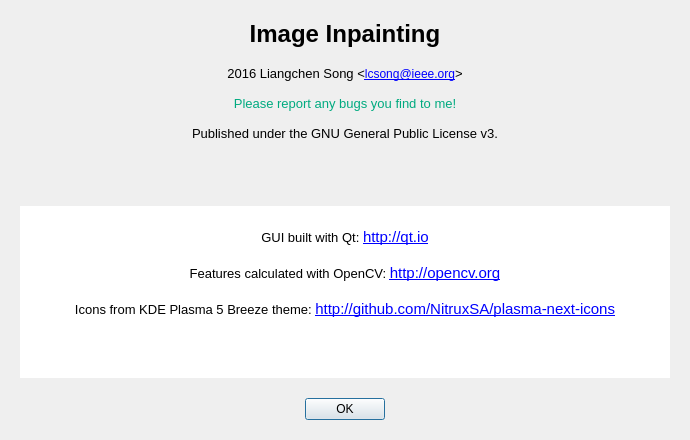
<?xml version="1.0" encoding="UTF-8"?>
<ui version="4.0">
 <class>windowAbout</class>
 <widget class="QDialog" name="windowAbout">
  <property name="windowModality">
   <enum>Qt::WindowModal</enum>
  </property>
  <property name="geometry">
   <rect>
    <x>0</x>
    <y>0</y>
    <width>690</width>
    <height>440</height>
   </rect>
  </property>
  <property name="sizePolicy">
   <sizepolicy hsizetype="Fixed" vsizetype="Fixed">
    <horstretch>0</horstretch>
    <verstretch>0</verstretch>
   </sizepolicy>
  </property>
  <property name="minimumSize">
   <size>
    <width>690</width>
    <height>440</height>
   </size>
  </property>
  <property name="maximumSize">
   <size>
    <width>690</width>
    <height>440</height>
   </size>
  </property>
  <property name="contextMenuPolicy">
   <enum>Qt::NoContextMenu</enum>
  </property>
  <property name="windowTitle">
   <string>About</string>
  </property>
  <property name="layoutDirection">
   <enum>Qt::LeftToRight</enum>
  </property>
  <property name="autoFillBackground">
   <bool>false</bool>
  </property>
  <property name="modal">
   <bool>true</bool>
  </property>
  <layout class="QVBoxLayout" name="verticalLayout">
   <property name="spacing">
    <number>20</number>
   </property>
   <property name="leftMargin">
    <number>20</number>
   </property>
   <property name="topMargin">
    <number>20</number>
   </property>
   <property name="rightMargin">
    <number>20</number>
   </property>
   <property name="bottomMargin">
    <number>20</number>
   </property>
   <item>
    <layout class="QHBoxLayout" name="horizontalLayout">
     <property name="spacing">
      <number>15</number>
     </property>
     <property name="sizeConstraint">
      <enum>QLayout::SetMinimumSize</enum>
     </property>
     <item alignment="Qt::AlignHCenter|Qt::AlignVCenter">
      <widget class="QLabel" name="label_3">
       <property name="sizePolicy">
        <sizepolicy hsizetype="Minimum" vsizetype="Preferred">
         <horstretch>0</horstretch>
         <verstretch>0</verstretch>
        </sizepolicy>
       </property>
       <property name="minimumSize">
        <size>
         <width>510</width>
         <height>0</height>
        </size>
       </property>
       <property name="maximumSize">
        <size>
         <width>510</width>
         <height>16777215</height>
        </size>
       </property>
       <property name="text">
        <string>&lt;!DOCTYPE HTML PUBLIC &quot;-//W3C//DTD HTML 4.0//EN&quot; &quot;http://www.w3.org/TR/REC-html40/strict.dtd&quot;&gt;
&lt;html&gt;&lt;head&gt;&lt;meta name=&quot;qrichtext&quot; content=&quot;1&quot; /&gt;&lt;style type=&quot;text/css&quot;&gt;
p, li { white-space: pre-wrap; }
&lt;/style&gt;&lt;/head&gt;&lt;body style=&quot; font-family:'SimSun'; font-size:9pt; font-weight:400; font-style:normal;&quot;&gt;
&lt;p align=&quot;center&quot; style=&quot; margin-top:0px; margin-bottom:0px; margin-left:0px; margin-right:0px; -qt-block-indent:0; text-indent:0px;&quot;&gt;&lt;span style=&quot; font-family:'Sans'; font-size:18pt; font-weight:600; color:#000000;&quot;&gt;Image Inpainting&lt;/span&gt;&lt;/p&gt;
&lt;p align=&quot;center&quot; style=&quot;-qt-paragraph-type:empty; margin-top:0px; margin-bottom:0px; margin-left:0px; margin-right:0px; -qt-block-indent:0; text-indent:0px; font-family:'Ubuntu'; font-size:11pt;&quot;&gt;&lt;br /&gt;&lt;/p&gt;
&lt;p align=&quot;center&quot; style=&quot; margin-top:0px; margin-bottom:0px; margin-left:0px; margin-right:0px; -qt-block-indent:0; text-indent:0px;&quot;&gt;&lt;span style=&quot; font-family:'Sans'; font-size:10pt;&quot;&gt;2016 Liangchen Song &amp;lt;&lt;/span&gt;&lt;a href=&quot;mailto:lcsong@ieee.org&quot;&gt;&lt;span style=&quot; text-decoration: underline; color:#0000ff;&quot;&gt;lcsong@ieee.org&lt;/span&gt;&lt;/a&gt;&lt;span style=&quot; font-family:'Sans'; font-size:10pt;&quot;&gt;&amp;gt;&lt;/span&gt;&lt;/p&gt;
&lt;p align=&quot;center&quot; style=&quot;-qt-paragraph-type:empty; margin-top:0px; margin-bottom:0px; margin-left:0px; margin-right:0px; -qt-block-indent:0; text-indent:0px; font-family:'Sans'; font-size:10pt;&quot;&gt;&lt;br /&gt;&lt;/p&gt;
&lt;p align=&quot;center&quot; style=&quot; margin-top:0px; margin-bottom:0px; margin-left:0px; margin-right:0px; -qt-block-indent:0; text-indent:0px;&quot;&gt;&lt;span style=&quot; font-size:10pt; color:#00aa7f;&quot;&gt;Please report&lt;/span&gt;&lt;span style=&quot; font-size:10pt; color:#00aa7f;&quot;&gt; any &lt;/span&gt;&lt;span style=&quot; font-size:10pt; color:#00aa7f;&quot;&gt;bugs&lt;/span&gt;&lt;span style=&quot; font-size:10pt; color:#00aa7f;&quot;&gt; you find to me!&lt;/span&gt;&lt;/p&gt;
&lt;p align=&quot;center&quot; style=&quot;-qt-paragraph-type:empty; margin-top:0px; margin-bottom:0px; margin-left:0px; margin-right:0px; -qt-block-indent:0; text-indent:0px; font-family:'Sans'; font-size:10pt;&quot;&gt;&lt;br /&gt;&lt;/p&gt;
&lt;p align=&quot;center&quot; style=&quot; margin-top:0px; margin-bottom:0px; margin-left:0px; margin-right:0px; -qt-block-indent:0; text-indent:0px;&quot;&gt;&lt;span style=&quot; font-family:'Sans'; font-size:10pt;&quot;&gt;Published under the GNU General Public License v3.&lt;/span&gt;&lt;/p&gt;
&lt;p align=&quot;center&quot; style=&quot;-qt-paragraph-type:empty; margin-top:0px; margin-bottom:0px; margin-left:0px; margin-right:0px; -qt-block-indent:0; text-indent:0px; font-family:'Sans'; font-size:10pt;&quot;&gt;&lt;br /&gt;&lt;/p&gt;
&lt;p style=&quot;-qt-paragraph-type:empty; margin-top:0px; margin-bottom:0px; margin-left:0px; margin-right:0px; -qt-block-indent:0; text-indent:0px; font-family:'Sans'; font-size:10pt;&quot;&gt;&lt;br /&gt;&lt;/p&gt;
&lt;p style=&quot;-qt-paragraph-type:empty; margin-top:0px; margin-bottom:0px; margin-left:0px; margin-right:0px; -qt-block-indent:0; text-indent:0px; font-family:'Sans'; font-size:10pt;&quot;&gt;&lt;br /&gt;&lt;/p&gt;&lt;/body&gt;&lt;/html&gt;</string>
       </property>
       <property name="textFormat">
        <enum>Qt::RichText</enum>
       </property>
      </widget>
     </item>
    </layout>
   </item>
   <item>
    <widget class="QTextEdit" name="textEdit">
     <property name="sizePolicy">
      <sizepolicy hsizetype="Expanding" vsizetype="Expanding">
       <horstretch>0</horstretch>
       <verstretch>0</verstretch>
      </sizepolicy>
     </property>
     <property name="cursor" stdset="0">
      <cursorShape>ArrowCursor</cursorShape>
     </property>
     <property name="frameShape">
      <enum>QFrame::NoFrame</enum>
     </property>
     <property name="readOnly">
      <bool>true</bool>
     </property>
     <property name="html">
      <string>&lt;!DOCTYPE HTML PUBLIC &quot;-//W3C//DTD HTML 4.0//EN&quot; &quot;http://www.w3.org/TR/REC-html40/strict.dtd&quot;&gt;
&lt;html&gt;&lt;head&gt;&lt;meta name=&quot;qrichtext&quot; content=&quot;1&quot; /&gt;&lt;style type=&quot;text/css&quot;&gt;
p, li { white-space: pre-wrap; }
&lt;/style&gt;&lt;/head&gt;&lt;body style=&quot; font-family:'SimSun'; font-size:9pt; font-weight:400; font-style:normal;&quot;&gt;
&lt;p align=&quot;center&quot; style=&quot;-qt-paragraph-type:empty; margin-top:0px; margin-bottom:0px; margin-left:0px; margin-right:0px; -qt-block-indent:0; text-indent:0px; font-family:'Ubuntu'; font-size:11pt;&quot;&gt;&lt;br /&gt;&lt;/p&gt;
&lt;p align=&quot;center&quot; style=&quot; margin-top:0px; margin-bottom:0px; margin-left:0px; margin-right:0px; -qt-block-indent:0; text-indent:0px;&quot;&gt;&lt;span style=&quot; font-family:'Sans'; font-size:10pt;&quot;&gt;GUI built with Qt: &lt;/span&gt;&lt;a href=&quot;http://qt.io&quot;&gt;&lt;span style=&quot; font-family:'Ubuntu'; font-size:11pt; text-decoration: underline; color:#0000ff;&quot;&gt;http://qt.io&lt;/span&gt;&lt;/a&gt;&lt;/p&gt;
&lt;p align=&quot;center&quot; style=&quot;-qt-paragraph-type:empty; margin-top:0px; margin-bottom:0px; margin-left:0px; margin-right:0px; -qt-block-indent:0; text-indent:0px; font-family:'Ubuntu'; font-size:11pt; text-decoration: underline; color:#0000ff;&quot;&gt;&lt;br /&gt;&lt;/p&gt;
&lt;p align=&quot;center&quot; style=&quot; margin-top:0px; margin-bottom:0px; margin-left:0px; margin-right:0px; -qt-block-indent:0; text-indent:0px;&quot;&gt;&lt;span style=&quot; font-family:'Sans'; font-size:10pt;&quot;&gt;Features calculated with OpenCV: &lt;/span&gt;&lt;a href=&quot;http://opencv.org&quot;&gt;&lt;span style=&quot; font-family:'Ubuntu'; font-size:11pt; text-decoration: underline; color:#0000ff;&quot;&gt;http://opencv.org&lt;/span&gt;&lt;/a&gt;&lt;/p&gt;
&lt;p align=&quot;center&quot; style=&quot;-qt-paragraph-type:empty; margin-top:0px; margin-bottom:0px; margin-left:0px; margin-right:0px; -qt-block-indent:0; text-indent:0px; font-family:'Ubuntu'; font-size:11pt; text-decoration: underline; color:#0000ff;&quot;&gt;&lt;br /&gt;&lt;/p&gt;
&lt;p align=&quot;center&quot; style=&quot; margin-top:0px; margin-bottom:0px; margin-left:0px; margin-right:0px; -qt-block-indent:0; text-indent:0px;&quot;&gt;&lt;span style=&quot; font-family:'Sans'; font-size:10pt;&quot;&gt;Icons from KDE Plasma 5 Breeze theme: &lt;/span&gt;&lt;a href=&quot;http://github.com/NitruxSA/plasma-next-icons&quot;&gt;&lt;span style=&quot; font-family:'Ubuntu'; font-size:11pt; text-decoration: underline; color:#0000ff;&quot;&gt;http://github.com/NitruxSA/plasma-next-icons&lt;/span&gt;&lt;/a&gt;&lt;/p&gt;
&lt;p align=&quot;center&quot; style=&quot;-qt-paragraph-type:empty; margin-top:0px; margin-bottom:0px; margin-left:0px; margin-right:0px; -qt-block-indent:0; text-indent:0px; font-family:'Sans'; font-size:10pt;&quot;&gt;&lt;br /&gt;&lt;/p&gt;&lt;/body&gt;&lt;/html&gt;</string>
     </property>
     <property name="textInteractionFlags">
      <set>Qt::LinksAccessibleByKeyboard|Qt::LinksAccessibleByMouse</set>
     </property>
    </widget>
   </item>
   <item>
    <widget class="QDialogButtonBox" name="buttonBox">
     <property name="standardButtons">
      <set>QDialogButtonBox::Ok</set>
     </property>
     <property name="centerButtons">
      <bool>true</bool>
     </property>
    </widget>
   </item>
  </layout>
 </widget>
 <resources/>
 <connections>
  <connection>
   <sender>buttonBox</sender>
   <signal>clicked(QAbstractButton*)</signal>
   <receiver>windowAbout</receiver>
   <slot>close()</slot>
   <hints>
    <hint type="sourcelabel">
     <x>331</x>
     <y>326</y>
    </hint>
    <hint type="destinationlabel">
     <x>446</x>
     <y>305</y>
    </hint>
   </hints>
  </connection>
 </connections>
</ui>
